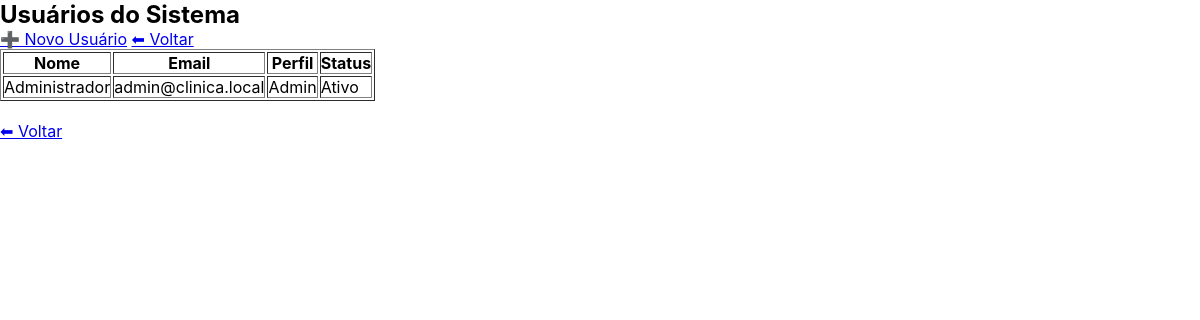
The page /users/listar.php (signed in) on the database as committed earlier.
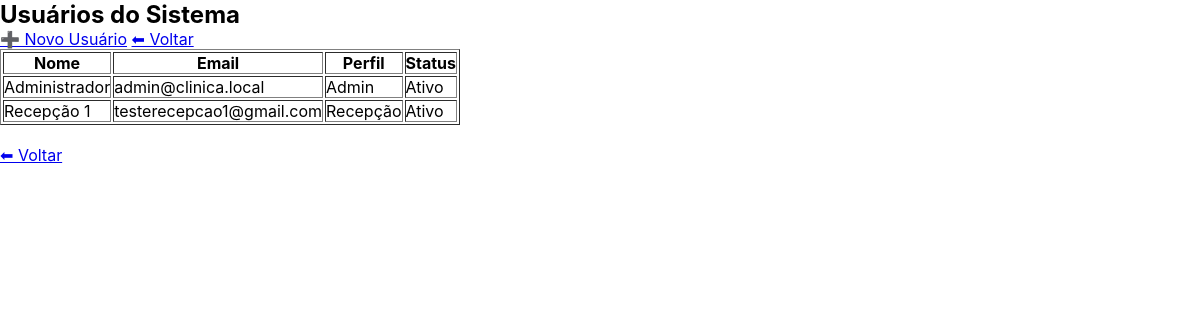
The same page on the database as committed later.
### tables this page shows
CREATE TABLE users (
    id INTEGER PRIMARY KEY AUTOINCREMENT,
    nome TEXT NOT NULL,
    email TEXT NOT NULL UNIQUE,
    senha TEXT NOT NULL,
    perfil_id INTEGER NOT NULL,
    ativo INTEGER DEFAULT 1,
    created_at DATETIME DEFAULT CURRENT_TIMESTAMP,

    FOREIGN KEY (perfil_id) REFERENCES perfis(id)
);

CREATE TABLE perfis (
    id INTEGER PRIMARY KEY AUTOINCREMENT,
    perfil TEXT NOT NULL UNIQUE
);

### users/listar.php (the view, shortened to what this page needs)
<?php
require_once '../config/conexao.php';
$sql = "
SELECT u.id, u.nome, u.email, u.ativo, p.perfil
FROM users u
JOIN perfis p ON p.id = u.perfil_id
ORDER BY u.nome
";
$usuarios = $db->query($sql)->fetchAll(PDO::FETCH_ASSOC);
?>
<!DOCTYPE html>
<html lang="pt-br">
<head>
    <link rel="stylesheet" href="../assets/css/style.css">
</head>
<body>
<body>
<div class="container">
<h2>Usuários do Sistema</h2>
<div class="menu">
    <a href="novo.php" class="btn">➕ Novo Usuário</a>
    <a href="../public/dashboard.php">⬅ Voltar</a>
</div>
<table border="1" cellpadding="5">
    <tr>
        <th>Nome</th>
        <th>Email</th>
        <th>Perfil</th>
        <th>Status</th>
    </tr>
    <?php foreach ($usuarios as $u): ?>
        <tr>
            <td><?= htmlspecialchars($u['nome']) ?></td>
            <td><?= htmlspecialchars($u['email']) ?></td>
            <td><?= $u['perfil'] ?></td>
            <td class="<?= $u['ativo'] ? 'status-ativo' : 'status-inativo' ?>">
    <?= $u['ativo'] ? 'Ativo' : 'Inativo' ?>
</td>
        </tr>
    <?php endforeach; ?>
</table>
<br>
<a href="../public/dashboard.php">⬅ Voltar</a>
</body>
</html>

### assets/css/style.css (style rules this page uses)
* { margin: 0; padding: 0; box-sizing: border-box; font-family: 'Inter', Arial, Helvetica, sans-serif; }
:root { --cor-primaria: #2f80ed; --cor-secundaria: #56cc9d; --cor-destaque: #00b894; --cinza-claro: #f0f2f5; --cinza: #dfe6e9; --texto: #2d3436; --texto-suave: #636e72; --cor-botao-hover: #1c64d1; --cor-input-foco: #2f80ed; }

Rows that differ between the two databases and show on the page:
added users: nome "Recepção 1", email "testerecepcao1@gmail.com", perfil.perfil "Recepção", ativo "Ativo"
